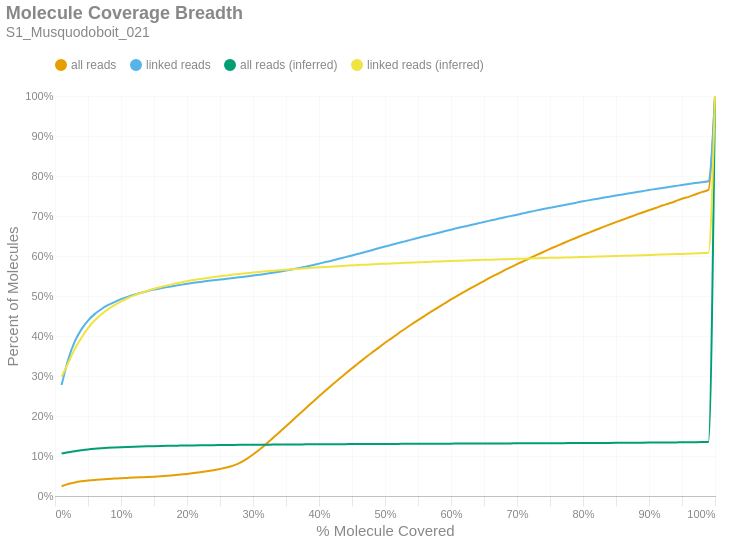

The notebook cell this image was saved under:
### Markdown cell above
### Molecule Read Coverage
This chart shows molecule coverage breadth as computed by the number of bases aligned to that molecule. In other words, "*how much of each unique long molecule is actually sequenced/aligned?*" Keep in mind there is a distinction between sequences and alignments, since some sequences belonging to a particular molecule may not align well and wouldn't appear in the alignment data. This chart also shows molecule coverage breadth as computed by the *inferred fragment* from which the aligned sequences originate. Unlike read coverage, this calculation takes into account the total insert size, including unsequenced gaps between the forward and reverse reads. Like the previous figures, these are cumulative percents.

### Code cell
if SKIPLR:
    print_html(f"Skipped")
else:
    binned_df = consolidated_hist(valids['coverage_bp'], mask, 0.01, True)
    binned_df_inf = consolidated_hist(valids['coverage_inserts'], mask, 0.01, True)
    binned_df = binned_df.with_columns(pl.lit(binned_df_inf['all reads (cumsum)']).alias('all reads (inferred)'))
    binned_df = binned_df.with_columns(pl.lit(binned_df_inf['linked reads (cumsum)']).alias('linked reads (inferred)'))
    binned_df = binned_df.with_columns(
        (pl.col('bin').cast(pl.Float64) + 0.01).alias('right_edge')
    )

    with SafeRender(binned_df):
        (
            density_plot(binned_df, 'Molecule Coverage Breadth', samplename, 'molcov', ['all reads (inferred)','linked reads (inferred)'])
            .encode(
                #x=alt.X('bin:Q', title="% Molecule Covered").axis(format = '%').scale(padding=0),
                x=alt.X('right_edge:Q', title="% Molecule Covered").axis(format='%').scale(padding=0),
                y=alt.Y('value:Q', title='Percent of Molecules')
                    .axis(format='%')
                    .stack(False)
                    .scale(domainMin=0, padding=0),
                color=alt.Color("key:N").scale(domain = ["all reads", "linked reads", "all reads (inferred)", "linked reads (inferred)"]),
                tooltip = [
                    alt.Tooltip("key:N", title = "Data Type"),
                    alt.Tooltip("range_label:N", title="% Molecule Covered"),
                    alt.Tooltip("value:Q", format = ".2%", title="% Molecules")
                ]
            )
        ).display()

### Figure 1 — Vega-Lite specification as saved in the notebook (floating-point values rounded to 4 significant figures)
{"width": "container", "height": 400, "config": {"title": {"anchor": "start", "dy": -15, "fontSize": 18, "color": "#888888", "subtitleColor": "#888888", "subtitleFontSize": 14}, "arc": {"fill": "#0072B2"}, "axis": {"domainColor": "#888888", "domainWidth": 0.5, "gridWidth": 0.2, "grid": false, "titleFontWeight": 400, "titleFontSize": 15, "labelFontSize": 11, "labelColor": "#888888", "tickColor": "#888888", "tickWidth": 0.2, "titleColor": "#888888"}, "axisBand": {"grid": false}, "axisX": {"grid": true, "tickSize": 10, "domainCap": "round"}, "axisY": {"domain": false, "grid": true, "tickSize": 0, "domainCap": "round"}, "background": "transparent", "header": {"labelFontSize": 15, "labelColor": "#888888", "titleFontSize": 15, "titleFontWeight": 600, "titleColor": "#888888"}, "legend": {"labelFont": "sans-serif", "labelFontSize": 12, "labelColor": "#888888", "symbolSize": 100, "symbolType": "circle", "titleFontSize": 12, "titlePadding": 10, "titleColor": "#888888", "title": null, "orient": "top"}, "range": {"category": ["#E69F00", "#56B4E9", "#009E73", "#F0E442", "#0072B2", "#D55E00", "#CC79A7", "#000000"], "diverging": ["#cfe8f3", "#a2d4ec", "#73bfe2", "#46abdb", "#1696d2", "#12719e"]}, "area": {"fill": "#0072B2", "fillOpacity": 0.7, "line": true, "strokeOpacity": 0.7}, "line": {"color": "#0072B2", "stroke": "#0072B2", "strokeWidth": 2}, "trail": {"color": "#0072B2", "stroke": "#0072B2", "strokeWidth": 0, "size": 1}, "point": {"filled": true, "fillOpacity": 1.0, "size": 95}, "text": {"color": "#888888", "fontSize": 11, "align": "right", "fontWeight": 400, "size": 11}, "bar": {"fill": "#0072B2", "stroke": null}, "view": {"stroke": null, "continuousWidth": 660, "continuousHeight": 400}}, "data": {"name": "data-e03f0c28a851ba049f8d69ca0a8a597e"}, "mark": {"type": "line", "interpolate": "monotone", "point": {"opacity": 0, "size": 275}}, "encoding": {"color": {"field": "key", "scale": {"domain": ["all reads", "linked reads", "all reads (inferred)", "linked reads (inferred)"]}, "type": "nominal"}, "tooltip": [{"field": "key", "title": "Data Type", "type": "nominal"}, {"field": "range_label", "title": "% Molecule Covered", "type": "nominal"}, {"field": "value", "format": ".2%", "title": "% Molecules", "type": "quantitative"}], "x": {"axis": {"format": "%"}, "field": "right_edge", "scale": {"padding": 0}, "title": "% Molecule Covered", "type": "quantitative"}, "y": {"axis": {"format": "%"}, "field": "value", "scale": {"domainMin": 0, "padding": 0}, "stack": false, "title": "Percent of Molecules", "type": "quantitative"}}, "params": [{"name": "param_c36ac31b6afebe62", "select": {"type": "point", "fields": ["key"]}, "bind": "legend"}], "title": {"text": "Molecule Coverage Breadth", "subtitle": "S1_Musquodoboit_021"}, "transform": [{"fold": ["all reads (cumsum)", "linked reads (cumsum)", "all reads (inferred)", "linked reads (inferred)"]}, {"calculate": "replace(datum.key, ' (cumsum)', '')", "as": "key"}, {"filter": {"param": "param_c36ac31b6afebe62"}}], "usermeta": {"embedOptions": {"downloadFileName": "S1_Musquodoboit_021.molcov"}}, "$schema": "https://vega.github.io/schema/vega-lite/v6.1.0.json", "datasets": {"data-e03f0c28a851ba049f8d69ca0a8a597e": [{"bin": "0.0", "interval": "0.0-0.01", "all reads": 0.02443, "linked reads": 0.2772, "all reads (cumsum)": 0.02443, "linked reads (cumsum)": 0.2772, "range_label": "0.0-0.01", "all reads (inferred)": 0.1062, "linked reads (inferred)": 0.2981, "right_edge": 0.01}, {"bin": "0.01", "interval": "0.01-0.02", "all reads": 0.005522, "linked reads": 0.06404, "all reads (cumsum)": 0.02995, "linked reads (cumsum)": 0.3413, "range_label": "0.01-0.02", "all reads (inferred)": 0.1092, "linked reads (inferred)": 0.3328, "right_edge": 0.02}, {"bin": "0.02", "interval": "0.02-0.03", "all reads": 0.003926, "linked reads": 0.04514, "all reads (cumsum)": 0.03388, "linked reads (cumsum)": 0.3864, "range_label": "0.02-0.03", "all reads (inferred)": 0.1121, "linked reads (inferred)": 0.3675, "right_edge": 0.03}, {"bin": "0.03", "interval": "0.03-0.04", "all reads": 0.002761, "linked reads": 0.03009, "all reads (cumsum)": 0.03664, "linked reads (cumsum)": 0.4165, "range_label": "0.03-0.04", "all reads (inferred)": 0.1144, "linked reads (inferred)": 0.3958, "right_edge": 0.04}, {"bin": "0.04", "interval": "0.04-0.05", "all reads": 0.002011, "linked reads": 0.02188, "all reads (cumsum)": 0.03865, "linked reads (cumsum)": 0.4384, "range_label": "0.04-0.05", "all reads (inferred)": 0.1165, "linked reads (inferred)": 0.4197, "right_edge": 0.05}, {"bin": "0.05", "interval": "0.05-0.06", "all reads": 0.001616, "linked reads": 0.01632, "all reads (cumsum)": 0.04027, "linked reads (cumsum)": 0.4547, "range_label": "0.05-0.06", "all reads (inferred)": 0.1181, "linked reads (inferred)": 0.4387, "right_edge": 0.06}, {"bin": "0.06", "interval": "0.06-0.07", "all reads": 0.001218, "linked reads": 0.0121, "all reads (cumsum)": 0.04148, "linked reads (cumsum)": 0.4668, "range_label": "0.06-0.07", "all reads (inferred)": 0.1193, "linked reads (inferred)": 0.4538, "right_edge": 0.07}, {"bin": "0.07", "interval": "0.07-0.08", "all reads": 0.00109, "linked reads": 0.01016, "all reads (cumsum)": 0.04257, "linked reads (cumsum)": 0.477, "range_label": "0.07-0.08", "all reads (inferred)": 0.1204, "linked reads (inferred)": 0.4666, "right_edge": 0.08}, {"bin": "0.08", "interval": "0.08-0.09", "all reads": 0.0008994, "linked reads": 0.007893, "all reads (cumsum)": 0.04347, "linked reads (cumsum)": 0.4849, "range_label": "0.08-0.09", "all reads (inferred)": 0.1213, "linked reads (inferred)": 0.477, "right_edge": 0.09}, {"bin": "0.09", "interval": "0.09-0.1", "all reads": 0.0009027, "linked reads": 0.007163, "all reads (cumsum)": 0.04438, "linked reads (cumsum)": 0.492, "range_label": "0.09-0.1", "all reads (inferred)": 0.122, "linked reads (inferred)": 0.4863, "right_edge": 0.1}, {"bin": "0.1", "interval": "0.1-0.11", "all reads": 0.0008166, "linked reads": 0.005909, "all reads (cumsum)": 0.04519, "linked reads (cumsum)": 0.4979, "range_label": "0.1-0.11", "all reads (inferred)": 0.1227, "linked reads (inferred)": 0.4944, "right_edge": 0.11}, {"bin": "0.11", "interval": "0.11-0.12", "all reads": 0.0008085, "linked reads": 0.00529, "all reads (cumsum)": 0.046, "linked reads (cumsum)": 0.5032, "range_label": "0.11-0.12", "all reads (inferred)": 0.1233, "linked reads (inferred)": 0.5015, "right_edge": 0.12}, {"bin": "0.12", "interval": "0.12-0.13", "all reads": 0.0007725, "linked reads": 0.004777, "all reads (cumsum)": 0.04677, "linked reads (cumsum)": 0.508, "range_label": "0.12-0.13", "all reads (inferred)": 0.1238, "linked reads (inferred)": 0.5076, "right_edge": 0.13}, {"bin": "0.13", "interval": "0.13-0.14", "all reads": 0.000749, "linked reads": 0.004152, "all reads (cumsum)": 0.04752, "linked reads (cumsum)": 0.5121, "range_label": "0.13-0.14", "all reads (inferred)": 0.1243, "linked reads (inferred)": 0.5129, "right_edge": 0.14}, {"bin": "0.14", "interval": "0.14-0.15", "all reads": 0.0008137, "linked reads": 0.003852, "all reads (cumsum)": 0.04834, "linked reads (cumsum)": 0.516, "range_label": "0.14-0.15", "all reads (inferred)": 0.1247, "linked reads (inferred)": 0.518, "right_edge": 0.15}, {"bin": "0.15", "interval": "0.15-0.16", "all reads": 0.0009586, "linked reads": 0.0032, "all reads (cumsum)": 0.04929, "linked reads (cumsum)": 0.5192, "range_label": "0.15-0.16", "all reads (inferred)": 0.1251, "linked reads (inferred)": 0.5227, "right_edge": 0.16}, {"bin": "0.16", "interval": "0.16-0.17", "all reads": 0.001134, "linked reads": 0.002959, "all reads (cumsum)": 0.05043, "linked reads (cumsum)": 0.5222, "range_label": "0.16-0.17", "all reads (inferred)": 0.1254, "linked reads (inferred)": 0.5266, "right_edge": 0.17}, {"bin": "0.17", "interval": "0.17-0.18", "all reads": 0.001374, "linked reads": 0.002807, "all reads (cumsum)": 0.0518, "linked reads (cumsum)": 0.525, "range_label": "0.17-0.18", "all reads (inferred)": 0.1257, "linked reads (inferred)": 0.5303, "right_edge": 0.18}, {"bin": "0.18", "interval": "0.18-0.19", "all reads": 0.001666, "linked reads": 0.002839, "all reads (cumsum)": 0.05347, "linked reads (cumsum)": 0.5278, "range_label": "0.18-0.19", "all reads (inferred)": 0.126, "linked reads (inferred)": 0.5337, "right_edge": 0.19}, {"bin": "0.19", "interval": "0.19-0.2", "all reads": 0.001818, "linked reads": 0.00265, "all reads (cumsum)": 0.05529, "linked reads (cumsum)": 0.5305, "range_label": "0.19-0.2", "all reads (inferred)": 0.1263, "linked reads (inferred)": 0.5371, "right_edge": 0.2}, {"bin": "0.2", "interval": "0.2-0.21", "all reads": 0.002041, "linked reads": 0.002525, "all reads (cumsum)": 0.05733, "linked reads (cumsum)": 0.533, "range_label": "0.2-0.21", "all reads (inferred)": 0.1265, "linked reads (inferred)": 0.5401, "right_edge": 0.21}, {"bin": "0.21", "interval": "0.21-0.22", "all reads": 0.002217, "linked reads": 0.00221, "all reads (cumsum)": 0.05954, "linked reads (cumsum)": 0.5352, "range_label": "0.21-0.22", "all reads (inferred)": 0.1267, "linked reads (inferred)": 0.5426, "right_edge": 0.22}, {"bin": "0.22", "interval": "0.22-0.23", "all reads": 0.00242, "linked reads": 0.002062, "all reads (cumsum)": 0.06196, "linked reads (cumsum)": 0.5373, "range_label": "0.22-0.23", "all reads (inferred)": 0.1269, "linked reads (inferred)": 0.5449, "right_edge": 0.23}, {"bin": "0.23", "interval": "0.23-0.24", "all reads": 0.002677, "linked reads": 0.00191, "all reads (cumsum)": 0.06464, "linked reads (cumsum)": 0.5392, "range_label": "0.23-0.24", "all reads (inferred)": 0.1271, "linked reads (inferred)": 0.5473, "right_edge": 0.24}, {"bin": "0.24", "interval": "0.24-0.25", "all reads": 0.002981, "linked reads": 0.001822, "all reads (cumsum)": 0.06762, "linked reads (cumsum)": 0.541, "range_label": "0.24-0.25", "all reads (inferred)": 0.1273, "linked reads (inferred)": 0.5494, "right_edge": 0.25}, {"bin": "0.25", "interval": "0.25-0.26", "all reads": 0.003524, "linked reads": 0.002039, "all reads (cumsum)": 0.07115, "linked reads (cumsum)": 0.543, "range_label": "0.25-0.26", "all reads (inferred)": 0.1275, "linked reads (inferred)": 0.5515, "right_edge": 0.26}, {"bin": "0.26", "interval": "0.26-0.27", "all reads": 0.004746, "linked reads": 0.001933, "all reads (cumsum)": 0.07589, "linked reads (cumsum)": 0.545, "range_label": "0.26-0.27", "all reads (inferred)": 0.1277, "linked reads (inferred)": 0.5535, "right_edge": 0.27}, {"bin": "0.27", "interval": "0.27-0.28", "all reads": 0.00698, "linked reads": 0.001919, "all reads (cumsum)": 0.08287, "linked reads (cumsum)": 0.5469, "range_label": "0.27-0.28", "all reads (inferred)": 0.1278, "linked reads (inferred)": 0.5553, "right_edge": 0.28}, {"bin": "0.28", "interval": "0.28-0.29", "all reads": 0.009434, "linked reads": 0.001914, "all reads (cumsum)": 0.09231, "linked reads (cumsum)": 0.5488, "range_label": "0.28-0.29", "all reads (inferred)": 0.128, "linked reads (inferred)": 0.557, "right_edge": 0.29}, {"bin": "0.29", "interval": "0.29-0.3", "all reads": 0.0115, "linked reads": 0.002173, "all reads (cumsum)": 0.1038, "linked reads (cumsum)": 0.551, "range_label": "0.29-0.3", "all reads (inferred)": 0.1281, "linked reads (inferred)": 0.5587, "right_edge": 0.3}, {"bin": "0.3", "interval": "0.3-0.31", "all reads": 0.01264, "linked reads": 0.002257, "all reads (cumsum)": 0.1165, "linked reads (cumsum)": 0.5532, "range_label": "0.3-0.31", "all reads (inferred)": 0.1283, "linked reads (inferred)": 0.5603, "right_edge": 0.31}, {"bin": "0.31", "interval": "0.31-0.32", "all reads": 0.01381, "linked reads": 0.002335, "all reads (cumsum)": 0.1303, "linked reads (cumsum)": 0.5556, "range_label": "0.31-0.32", "all reads (inferred)": 0.1284, "linked reads (inferred)": 0.5617, "right_edge": 0.32}, {"bin": "0.32", "interval": "0.32-0.33", "all reads": 0.01446, "linked reads": 0.002515, "all reads (cumsum)": 0.1447, "linked reads (cumsum)": 0.5581, "range_label": "0.32-0.33", "all reads (inferred)": 0.1285, "linked reads (inferred)": 0.5632, "right_edge": 0.33}, {"bin": "0.33", "interval": "0.33-0.34", "all reads": 0.01478, "linked reads": 0.002682, "all reads (cumsum)": 0.1595, "linked reads (cumsum)": 0.5608, "range_label": "0.33-0.34", "all reads (inferred)": 0.1286, "linked reads (inferred)": 0.5645, "right_edge": 0.34}, {"bin": "0.34", "interval": "0.34-0.35", "all reads": 0.01488, "linked reads": 0.00295, "all reads (cumsum)": 0.1744, "linked reads (cumsum)": 0.5637, "range_label": "0.34-0.35", "all reads (inferred)": 0.1287, "linked reads (inferred)": 0.5657, "right_edge": 0.35}, {"bin": "0.35", "interval": "0.35-0.36", "all reads": 0.01512, "linked reads": 0.003228, "all reads (cumsum)": 0.1895, "linked reads (cumsum)": 0.5669, "range_label": "0.35-0.36", "all reads (inferred)": 0.1288, "linked reads (inferred)": 0.5669, "right_edge": 0.36}, {"bin": "0.36", "interval": "0.36-0.37", "all reads": 0.0151, "linked reads": 0.003112, "all reads (cumsum)": 0.2046, "linked reads (cumsum)": 0.57, "range_label": "0.36-0.37", "all reads (inferred)": 0.129, "linked reads (inferred)": 0.5682, "right_edge": 0.37}, {"bin": "0.37", "interval": "0.37-0.38", "all reads": 0.01501, "linked reads": 0.003399, "all reads (cumsum)": 0.2196, "linked reads (cumsum)": 0.5734, "range_label": "0.37-0.38", "all reads (inferred)": 0.1291, "linked reads (inferred)": 0.5693, "right_edge": 0.38}, {"bin": "0.38", "interval": "0.38-0.39", "all reads": 0.01492, "linked reads": 0.003607, "all reads (cumsum)": 0.2345, "linked reads (cumsum)": 0.577, "range_label": "0.38-0.39", "all reads (inferred)": 0.1292, "linked reads (inferred)": 0.5705, "right_edge": 0.39}, {"bin": "0.39", "interval": "0.39-0.4", "all reads": 0.01493, "linked reads": 0.00388, "all reads (cumsum)": 0.2495, "linked reads (cumsum)": 0.5809, "range_label": "0.39-0.4", "all reads (inferred)": 0.1293, "linked reads (inferred)": 0.5716, "right_edge": 0.4}, {"bin": "0.4", "interval": "0.4-0.41", "all reads": 0.01423, "linked reads": 0.003954, "all reads (cumsum)": 0.2637, "linked reads (cumsum)": 0.5849, "range_label": "0.4-0.41", "all reads (inferred)": 0.1294, "linked reads (inferred)": 0.5727, "right_edge": 0.41}, {"bin": "0.41", "interval": "0.41-0.42", "all reads": 0.01425, "linked reads": 0.003847, "all reads (cumsum)": 0.278, "linked reads (cumsum)": 0.5887, "range_label": "0.41-0.42", "all reads (inferred)": 0.1295, "linked reads (inferred)": 0.5737, "right_edge": 0.42}, {"bin": "0.42", "interval": "0.42-0.43", "all reads": 0.014, "linked reads": 0.004171, "all reads (cumsum)": 0.292, "linked reads (cumsum)": 0.5929, "range_label": "0.42-0.43", "all reads (inferred)": 0.1296, "linked reads (inferred)": 0.5747, "right_edge": 0.43}, {"bin": "0.43", "interval": "0.43-0.44", "all reads": 0.01377, "linked reads": 0.004217, "all reads (cumsum)": 0.3057, "linked reads (cumsum)": 0.5971, "range_label": "0.43-0.44", "all reads (inferred)": 0.1297, "linked reads (inferred)": 0.5757, "right_edge": 0.44}, {"bin": "0.44", "interval": "0.44-0.45", "all reads": 0.01341, "linked reads": 0.004185, "all reads (cumsum)": 0.3191, "linked reads (cumsum)": 0.6013, "range_label": "0.44-0.45", "all reads (inferred)": 0.1297, "linked reads (inferred)": 0.5766, "right_edge": 0.45}, {"bin": "0.45", "interval": "0.45-0.46", "all reads": 0.01347, "linked reads": 0.004351, "all reads (cumsum)": 0.3326, "linked reads (cumsum)": 0.6056, "range_label": "0.45-0.46", "all reads (inferred)": 0.1298, "linked reads (inferred)": 0.5775, "right_edge": 0.46}, {"bin": "0.46", "interval": "0.46-0.47", "all reads": 0.01281, "linked reads": 0.004402, "all reads (cumsum)": 0.3454, "linked reads (cumsum)": 0.6101, "range_label": "0.46-0.47", "all reads (inferred)": 0.1299, "linked reads (inferred)": 0.5783, "right_edge": 0.47}, {"bin": "0.47", "interval": "0.47-0.48", "all reads": 0.01285, "linked reads": 0.00449, "all reads (cumsum)": 0.3583, "linked reads (cumsum)": 0.6145, "range_label": "0.47-0.48", "all reads (inferred)": 0.13, "linked reads (inferred)": 0.5791, "right_edge": 0.48}, {"bin": "0.48", "interval": "0.48-0.49", "all reads": 0.01195, "linked reads": 0.004721, "all reads (cumsum)": 0.3702, "linked reads (cumsum)": 0.6193, "range_label": "0.48-0.49", "all reads (inferred)": 0.1301, "linked reads (inferred)": 0.5798, "right_edge": 0.49}, {"bin": "0.49", "interval": "0.49-0.5", "all reads": 0.01302, "linked reads": 0.004402, "all reads (cumsum)": 0.3832, "linked reads (cumsum)": 0.6237, "range_label": "0.49-0.5", "all reads (inferred)": 0.1301, "linked reads (inferred)": 0.5806, "right_edge": 0.5}, {"bin": "0.5", "interval": "0.5-0.51", "all reads": 0.01099, "linked reads": 0.004236, "all reads (cumsum)": 0.3942, "linked reads (cumsum)": 0.6279, "range_label": "0.5-0.51", "all reads (inferred)": 0.1302, "linked reads (inferred)": 0.5814, "right_edge": 0.51}, {"bin": "0.51", "interval": "0.51-0.52", "all reads": 0.01203, "linked reads": 0.004379, "all reads (cumsum)": 0.4063, "linked reads (cumsum)": 0.6323, "range_label": "0.51-0.52", "all reads (inferred)": 0.1303, "linked reads (inferred)": 0.5821, "right_edge": 0.52}, {"bin": "0.52", "interval": "0.52-0.53", "all reads": 0.01132, "linked reads": 0.004347, "all reads (cumsum)": 0.4176, "linked reads (cumsum)": 0.6366, "range_label": "0.52-0.53", "all reads (inferred)": 0.1304, "linked reads (inferred)": 0.5829, "right_edge": 0.53}, {"bin": "0.53", "interval": "0.53-0.54", "all reads": 0.01125, "linked reads": 0.004388, "all reads (cumsum)": 0.4288, "linked reads (cumsum)": 0.641, "range_label": "0.53-0.54", "all reads (inferred)": 0.1305, "linked reads (inferred)": 0.5836, "right_edge": 0.54}, {"bin": "0.54", "interval": "0.54-0.55", "all reads": 0.01076, "linked reads": 0.003977, "all reads (cumsum)": 0.4396, "linked reads (cumsum)": 0.645, "range_label": "0.54-0.55", "all reads (inferred)": 0.1305, "linked reads (inferred)": 0.5843, "right_edge": 0.55}, {"bin": "0.55", "interval": "0.55-0.56", "all reads": 0.01091, "linked reads": 0.004333, "all reads (cumsum)": 0.4505, "linked reads (cumsum)": 0.6493, "range_label": "0.55-0.56", "all reads (inferred)": 0.1306, "linked reads (inferred)": 0.585, "right_edge": 0.56}, {"bin": "0.56", "interval": "0.56-0.57", "all reads": 0.01049, "linked reads": 0.004078, "all reads (cumsum)": 0.461, "linked reads (cumsum)": 0.6534, "range_label": "0.56-0.57", "all reads (inferred)": 0.1307, "linked reads (inferred)": 0.5857, "right_edge": 0.57}, {"bin": "0.57", "interval": "0.57-0.58", "all reads": 0.01011, "linked reads": 0.004092, "all reads (cumsum)": 0.4711, "linked reads (cumsum)": 0.6575, "range_label": "0.57-0.58", "all reads (inferred)": 0.1308, "linked reads (inferred)": 0.5864, "right_edge": 0.58}, {"bin": "0.58", "interval": "0.58-0.59", "all reads": 0.01018, "linked reads": 0.004166, "all reads (cumsum)": 0.4813, "linked reads (cumsum)": 0.6617, "range_label": "0.58-0.59", "all reads (inferred)": 0.1308, "linked reads (inferred)": 0.5871, "right_edge": 0.59}, {"bin": "0.59", "interval": "0.59-0.6", "all reads": 0.0101, "linked reads": 0.004162, "all reads (cumsum)": 0.4914, "linked reads (cumsum)": 0.6658, "range_label": "0.59-0.6", "all reads (inferred)": 0.1309, "linked reads (inferred)": 0.5876, "right_edge": 0.6}, {"bin": "0.6", "interval": "0.6-0.61", "all reads": 0.009352, "linked reads": 0.004041, "all reads (cumsum)": 0.5007, "linked reads (cumsum)": 0.6699, "range_label": "0.6-0.61", "all reads (inferred)": 0.131, "linked reads (inferred)": 0.5882, "right_edge": 0.61}, {"bin": "0.61", "interval": "0.61-0.62", "all reads": 0.009687, "linked reads": 0.003713, "all reads (cumsum)": 0.5104, "linked reads (cumsum)": 0.6736, "range_label": "0.61-0.62", "all reads (inferred)": 0.131, "linked reads (inferred)": 0.5887, "right_edge": 0.62}, {"bin": "0.62", "interval": "0.62-0.63", "all reads": 0.009112, "linked reads": 0.003732, "all reads (cumsum)": 0.5195, "linked reads (cumsum)": 0.6773, "range_label": "0.62-0.63", "all reads (inferred)": 0.1311, "linked reads (inferred)": 0.5893, "right_edge": 0.63}, {"bin": "0.63", "interval": "0.63-0.64", "all reads": 0.009137, "linked reads": 0.003861, "all reads (cumsum)": 0.5287, "linked reads (cumsum)": 0.6812, "range_label": "0.63-0.64", "all reads (inferred)": 0.1312, "linked reads (inferred)": 0.5898, "right_edge": 0.64}, {"bin": "0.64", "interval": "0.64-0.65", "all reads": 0.008785, "linked reads": 0.00388, "all reads (cumsum)": 0.5375, "linked reads (cumsum)": 0.685, "range_label": "0.64-0.65", "all reads (inferred)": 0.1313, "linked reads (inferred)": 0.5904, "right_edge": 0.65}, {"bin": "0.65", "interval": "0.65-0.66", "all reads": 0.009043, "linked reads": 0.003838, "all reads (cumsum)": 0.5465, "linked reads (cumsum)": 0.6889, "range_label": "0.65-0.66", "all reads (inferred)": 0.1313, "linked reads (inferred)": 0.5909, "right_edge": 0.66}, {"bin": "0.66", "interval": "0.66-0.67", "all reads": 0.008435, "linked reads": 0.003833, "all reads (cumsum)": 0.5549, "linked reads (cumsum)": 0.6927, "range_label": "0.66-0.67", "all reads (inferred)": 0.1314, "linked reads (inferred)": 0.5914, "right_edge": 0.67}, {"bin": "0.67", "interval": "0.67-0.68", "all reads": 0.008476, "linked reads": 0.0035, "all reads (cumsum)": 0.5634, "linked reads (cumsum)": 0.6962, "range_label": "0.67-0.68", "all reads (inferred)": 0.1315, "linked reads (inferred)": 0.5918, "right_edge": 0.68}, {"bin": "0.68", "interval": "0.68-0.69", "all reads": 0.007981, "linked reads": 0.003505, "all reads (cumsum)": 0.5714, "linked reads (cumsum)": 0.6997, "range_label": "0.68-0.69", "all reads (inferred)": 0.1315, "linked reads (inferred)": 0.5924, "right_edge": 0.69}, {"bin": "0.69", "interval": "0.69-0.7", "all reads": 0.008094, "linked reads": 0.003556, "all reads (cumsum)": 0.5795, "linked reads (cumsum)": 0.7033, "range_label": "0.69-0.7", "all reads (inferred)": 0.1316, "linked reads (inferred)": 0.5929, "right_edge": 0.7}, {"bin": "0.7", "interval": "0.7-0.71", "all reads": 0.007809, "linked reads": 0.003473, "all reads (cumsum)": 0.5873, "linked reads (cumsum)": 0.7068, "range_label": "0.7-0.71", "all reads (inferred)": 0.1317, "linked reads (inferred)": 0.5934, "right_edge": 0.71}, {"bin": "0.71", "interval": "0.71-0.72", "all reads": 0.007778, "linked reads": 0.003852, "all reads (cumsum)": 0.5951, "linked reads (cumsum)": 0.7106, "range_label": "0.71-0.72", "all reads (inferred)": 0.1317, "linked reads (inferred)": 0.5939, "right_edge": 0.72}, {"bin": "0.72", "interval": "0.72-0.73", "all reads": 0.007627, "linked reads": 0.003408, "all reads (cumsum)": 0.6027, "linked reads (cumsum)": 0.714, "range_label": "0.72-0.73", "all reads (inferred)": 0.1318, "linked reads (inferred)": 0.5943, "right_edge": 0.73}, {"bin": "0.73", "interval": "0.73-0.74", "all reads": 0.007394, "linked reads": 0.00326, "all reads (cumsum)": 0.6101, "linked reads (cumsum)": 0.7173, "range_label": "0.73-0.74", "all reads (inferred)": 0.1319, "linked reads (inferred)": 0.5948, "right_edge": 0.74}, {"bin": "0.74", "interval": "0.74-0.75", "all reads": 0.007691, "linked reads": 0.003413, "all reads (cumsum)": 0.6178, "linked reads (cumsum)": 0.7207, "range_label": "0.74-0.75", "all reads (inferred)": 0.132, "linked reads (inferred)": 0.5953, "right_edge": 0.75}, {"bin": "0.75", "interval": "0.75-0.76", "all reads": 0.00705, "linked reads": 0.003043, "all reads (cumsum)": 0.6248, "linked reads (cumsum)": 0.7237, "range_label": "0.75-0.76", "all reads (inferred)": 0.1321, "linked reads (inferred)": 0.5956, "right_edge": 0.76}, {"bin": "0.76", "interval": "0.76-0.77", "all reads": 0.007047, "linked reads": 0.003093, "all reads (cumsum)": 0.6319, "linked reads (cumsum)": 0.7268, "range_label": "0.76-0.77", "all reads (inferred)": 0.1321, "linked reads (inferred)": 0.5961, "right_edge": 0.77}, {"bin": "0.77", "interval": "0.77-0.78", "all reads": 0.007054, "linked reads": 0.003269, "all reads (cumsum)": 0.6389, "linked reads (cumsum)": 0.7301, "range_label": "0.77-0.78", "all reads (inferred)": 0.1322, "linked reads (inferred)": 0.5966, "right_edge": 0.78}, {"bin": "0.78", "interval": "0.78-0.79", "all reads": 0.006799, "linked reads": 0.003209, "all reads (cumsum)": 0.6457, "linked reads (cumsum)": 0.7333, "range_label": "0.78-0.79", "all reads (inferred)": 0.1323, "linked reads (inferred)": 0.5971, "right_edge": 0.79}, {"bin": "0.79", "interval": "0.79-0.8", "all reads": 0.006994, "linked reads": 0.00344, "all reads (cumsum)": 0.6527, "linked reads (cumsum)": 0.7367, "range_label": "0.79-0.8", "all reads (inferred)": 0.1324, "linked reads (inferred)": 0.5976, "right_edge": 0.8}, {"bin": "0.8", "interval": "0.8-0.81", "all reads": 0.006457, "linked reads": 0.002927, "all reads (cumsum)": 0.6592, "linked reads (cumsum)": 0.7397, "range_label": "0.8-0.81", "all reads (inferred)": 0.1325, "linked reads (inferred)": 0.5981, "right_edge": 0.81}, {"bin": "0.81", "interval": "0.81-0.82", "all reads": 0.00649, "linked reads": 0.002784, "all reads (cumsum)": 0.6657, "linked reads (cumsum)": 0.7425, "range_label": "0.81-0.82", "all reads (inferred)": 0.1326, "linked reads (inferred)": 0.5985, "right_edge": 0.82}, {"bin": "0.82", "interval": "0.82-0.83", "all reads": 0.006466, "linked reads": 0.002913, "all reads (cumsum)": 0.6721, "linked reads (cumsum)": 0.7454, "range_label": "0.82-0.83", "all reads (inferred)": 0.1327, "linked reads (inferred)": 0.599, "right_edge": 0.83}, {"bin": "0.83", "interval": "0.83-0.84", "all reads": 0.006234, "linked reads": 0.002724, "all reads (cumsum)": 0.6784, "linked reads (cumsum)": 0.7481, "range_label": "0.83-0.84", "all reads (inferred)": 0.1328, "linked reads (inferred)": 0.5994, "right_edge": 0.84}, {"bin": "0.84", "interval": "0.84-0.85", "all reads": 0.00622, "linked reads": 0.00301, "all reads (cumsum)": 0.6846, "linked reads (cumsum)": 0.7511, "range_label": "0.84-0.85", "all reads (inferred)": 0.1329, "linked reads (inferred)": 0.5999, "right_edge": 0.85}, {"bin": "0.85", "interval": "0.85-0.86", "all reads": 0.006165, "linked reads": 0.002853, "all reads (cumsum)": 0.6908, "linked reads (cumsum)": 0.754, "range_label": "0.85-0.86", "all reads (inferred)": 0.133, "linked reads (inferred)": 0.6004, "right_edge": 0.86}, {"bin": "0.86", "interval": "0.86-0.87", "all reads": 0.005974, "linked reads": 0.00277, "all reads (cumsum)": 0.6967, "linked reads (cumsum)": 0.7567, "range_label": "0.86-0.87", "all reads (inferred)": 0.1331, "linked reads (inferred)": 0.6009, "right_edge": 0.87}, {"bin": "0.87", "interval": "0.87-0.88", "all reads": 0.005982, "linked reads": 0.002719, "all reads (cumsum)": 0.7027, "linked reads (cumsum)": 0.7594, "range_label": "0.87-0.88", "all reads (inferred)": 0.1332, "linked reads (inferred)": 0.6015, "right_edge": 0.88}, {"bin": "0.88", "interval": "0.88-0.89", "all reads": 0.005883, "linked reads": 0.002585, "all reads (cumsum)": 0.7086, "linked reads (cumsum)": 0.762, "range_label": "0.88-0.89", "all reads (inferred)": 0.1333, "linked reads (inferred)": 0.602, "right_edge": 0.89}, {"bin": "0.89", "interval": "0.89-0.9", "all reads": 0.005923, "linked reads": 0.002941, "all reads (cumsum)": 0.7145, "linked reads (cumsum)": 0.765, "range_label": "0.89-0.9", "all reads (inferred)": 0.1335, "linked reads (inferred)": 0.6025, "right_edge": 0.9}, {"bin": "0.9", "interval": "0.9-0.91", "all reads": 0.005482, "linked reads": 0.002478, "all reads (cumsum)": 0.72, "linked reads (cumsum)": 0.7674, "range_label": "0.9-0.91", "all reads (inferred)": 0.1336, "linked reads (inferred)": 0.6031, "right_edge": 0.91}, {"bin": "0.91", "interval": "0.91-0.92", "all reads": 0.006156, "linked reads": 0.002534, "all reads (cumsum)": 0.7262, "linked reads (cumsum)": 0.77, "range_label": "0.91-0.92", "all reads (inferred)": 0.1337, "linked reads (inferred)": 0.6036, "right_edge": 0.92}, {"bin": "0.92", "interval": "0.92-0.93", "all reads": 0.005152, "linked reads": 0.002483, "all reads (cumsum)": 0.7313, "linked reads (cumsum)": 0.7725, "range_label": "0.92-0.93", "all reads (inferred)": 0.1339, "linked reads (inferred)": 0.6042, "right_edge": 0.93}, {"bin": "0.93", "interval": "0.93-0.94", "all reads": 0.005599, "linked reads": 0.002506, "all reads (cumsum)": 0.7369, "linked reads (cumsum)": 0.775, "range_label": "0.93-0.94", "all reads (inferred)": 0.134, "linked reads (inferred)": 0.6047, "right_edge": 0.94}, {"bin": "0.94", "interval": "0.94-0.95", "all reads": 0.006039, "linked reads": 0.002525, "all reads (cumsum)": 0.743, "linked reads (cumsum)": 0.7775, "range_label": "0.94-0.95", "all reads (inferred)": 0.1342, "linked reads (inferred)": 0.6053, "right_edge": 0.95}, {"bin": "0.95", "interval": "0.95-0.96", "all reads": 0.004962, "linked reads": 0.002414, "all reads (cumsum)": 0.7479, "linked reads (cumsum)": 0.7799, "range_label": "0.95-0.96", "all reads (inferred)": 0.1344, "linked reads (inferred)": 0.6058, "right_edge": 0.96}, {"bin": "0.96", "interval": "0.96-0.97", "all reads": 0.005819, "linked reads": 0.002317, "all reads (cumsum)": 0.7537, "linked reads (cumsum)": 0.7822, "range_label": "0.96-0.97", "all reads (inferred)": 0.1345, "linked reads (inferred)": 0.6064, "right_edge": 0.97}, {"bin": "0.97", "interval": "0.97-0.98", "all reads": 0.005932, "linked reads": 0.002243, "all reads (cumsum)": 0.7597, "linked reads (cumsum)": 0.7845, "range_label": "0.97-0.98", "all reads (inferred)": 0.1347, "linked reads (inferred)": 0.6072, "right_edge": 0.98}, {"bin": "0.98", "interval": "0.98-0.99", "all reads": 0.005569, "linked reads": 0.002377, "all reads (cumsum)": 0.7652, "linked reads (cumsum)": 0.7868, "range_label": "0.98-0.99", "all reads (inferred)": 0.135, "linked reads (inferred)": 0.6082, "right_edge": 0.99}, {"bin": "0.99", "interval": "0.99-1.0", "all reads": 0.2348, "linked reads": 0.2132, "all reads (cumsum)": 1.0, "linked reads (cumsum)": 1.0, "range_label": "0.99-1.0", "all reads (inferred)": 1.0, "linked reads (inferred)": 1.0, "right_edge": 1.0}]}}
